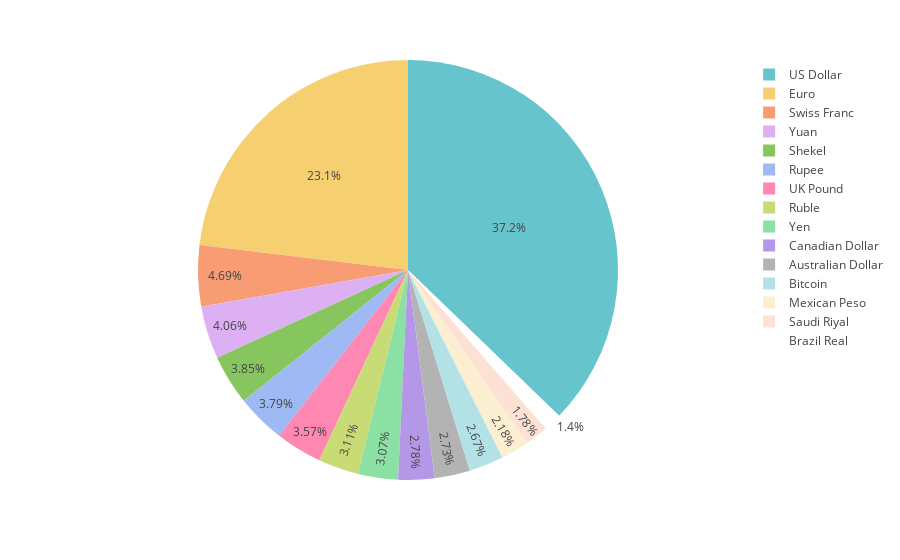

Notebook source saved alongside this figure:
### Code cell
currency_count = df.payment_currency.value_counts().reset_index()
fig = px.pie(
    currency_count,
    values="count",
    names="payment_currency",
    color_discrete_sequence=px.colors.qualitative.Pastel
)
fig.show()

### Figure 1 — Plotly figure (JSON) as saved in the notebook; plotly's stock layout.template omitted (floating-point values rounded to 4 significant figures)
{"data": [{"domain": {"x": [0, 1], "y": [0, 1]}, "hovertemplate": "payment_currency=%{label}<br>count=%{value}<extra></extra>", "labels": ["US Dollar", "Euro", "Swiss Franc", "Yuan", "Shekel", "Rupee", "UK Pound", "Ruble", "Yen", "Canadian Dollar", "Australian Dollar", "Bitcoin", "Mexican Peso", "Saudi Riyal", "Brazil Real"], "legendgroup": "", "name": "", "showlegend": true, "type": "pie", "values": [1668941, 1036294, 210230, 182300, 172456, 169856, 160177, 139512, 137703, 124900, 122623, 119696, 97647, 79698, 62909]}], "layout": {"legend": {"tracegroupgap": 0}, "margin": {"t": 60}, "piecolorway": ["rgb(102, 197, 204)", "rgb(246, 207, 113)", "rgb(248, 156, 116)", "rgb(220, 176, 242)", "rgb(135, 197, 95)", "rgb(158, 185, 243)", "rgb(254, 136, 177)", "rgb(201, 219, 116)", "rgb(139, 224, 164)", "rgb(180, 151, 231)", "rgb(179, 179, 179)"]}}
